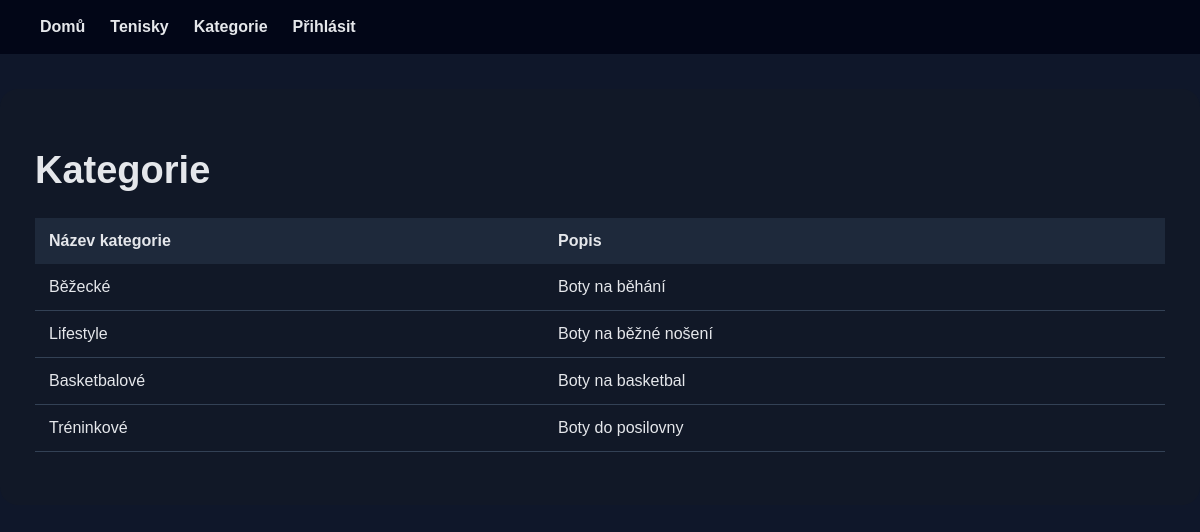
/databaze/kategorie/, run on the app's committed database.
### databaze/models.py (models this page shows, shortened)
class Kategorie(models.Model):
    id_kategorie = models.AutoField(primary_key=True)
    nazev_kategorie = models.CharField(max_length=255)
    popis = models.CharField(max_length=255)

### databaze/views.py (the view)
# urls.py: path("kategorie/", views.kategorie, name="kategorie"),
def kategorie(request):
    return render(request, "databaze/kategorie.html", {
        "kategorie": Kategorie.objects.all()
    })

### databaze/templates/databaze/kategorie.html (shortened to what this page needs)
{% extends "databaze/layout.html" %}
{% block body %}
<h1>Kategorie</h1>
<table>
    <tr>
        <th>Název kategorie</th>
        <th>Popis</th>
    </tr>
    {% for k in kategorie %}
    <tr>
        <td>{{ k.nazev_kategorie }}</td>
        <td>{{ k.popis }}</td>
    </tr>
    {% endfor %}
</table>
<br>
{% endblock %}

### databaze/templates/databaze/layout.html (style rules this page uses)
* { box-sizing: border-box; }
body { margin: 0; font-family: Arial, sans-serif; background: #0f172a; color: #e5e7eb; }
h1 { font-size: 38px; }
table { width: 100%; border-collapse: collapse; }
th { background: #1e293b; padding: 14px; text-align: left; }
td { padding: 14px; border-bottom: 1px solid #334155; }

### data on the page
Kategorie: nazev_kategorie "Běžecké", popis "Boty na běhání"
Kategorie: nazev_kategorie "Lifestyle", popis "Boty na běžné nošení"
Kategorie: nazev_kategorie "Basketbalové", popis "Boty na basketbal"
Kategorie: nazev_kategorie "Tréninkové", popis "Boty do posilovny"
